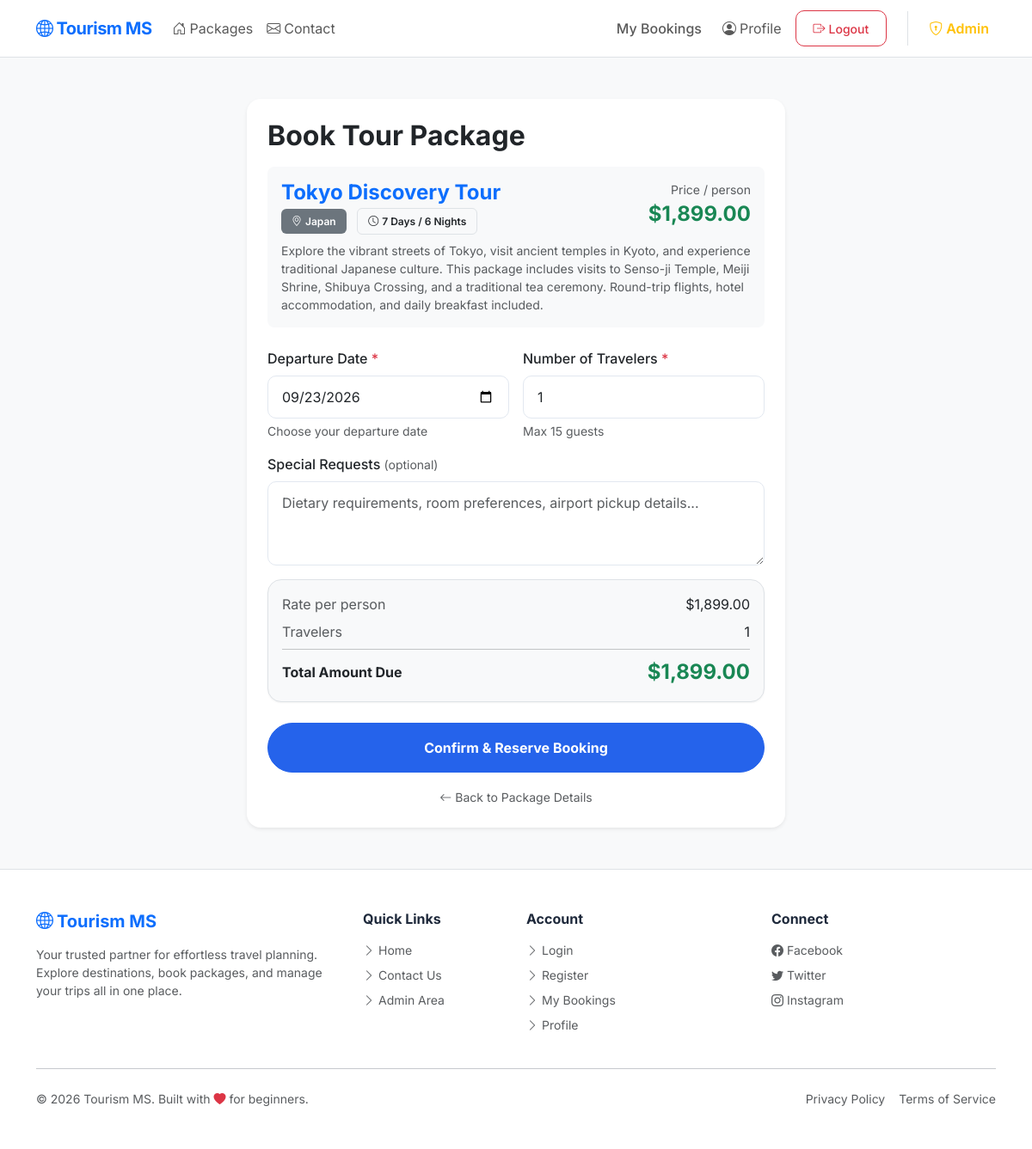
Screenshot of /booking.php?id=2 (signed in) with the database file from the repository.
### tables this page shows
CREATE TABLE IF NOT EXISTS packages (
    id INT AUTO_INCREMENT PRIMARY KEY,
    name VARCHAR(255) NOT NULL,
    destination VARCHAR(255) NOT NULL,
    duration VARCHAR(100) NOT NULL,
    description TEXT,
    price DECIMAL(10, 2) NOT NULL,
    image VARCHAR(500),
    is_active TINYINT(1) NOT NULL DEFAULT 1,
    featured TINYINT(1) NOT NULL DEFAULT 0,
    max_travelers INT NULL DEFAULT 20,
    created_at TIMESTAMP DEFAULT CURRENT_TIMESTAMP,
    updated_at TIMESTAMP DEFAULT CURRENT_TIMESTAMP ON UPDATE CURRENT_TIMESTAMP,
    INDEX idx_packages_destination (destination),
    INDEX idx_packages_price (price),
    INDEX idx_packages_active (is_active)
);

### src/helpers/helpers.php (called while the page is built, shortened)
<?php
function e(string $string): string
{
    return htmlspecialchars($string, ENT_QUOTES, 'UTF-8');
}
function formatPrice(float $price): string
{
    return '$' . number_format($price, 2);
}

### public/booking.php (the view, shortened to what this page needs)
<?php
require_once __DIR__ . '/../src/helpers/helpers.php';
$package_id = (int)($_GET['id'] ?? 0);
$pdo = getDbConnection();
$stmt = $pdo->prepare("SELECT * FROM packages WHERE id = ?");
$stmt->execute([$package_id]);
$package = $stmt->fetch();
$travel_date = '';
$travelers = 1;
$special_requests = '';
$min_date = date('Y-m-d', strtotime('+1 day'));
$max_date = date('Y-m-d', strtotime('+1 year'));
?>
<?php include __DIR__ . '/../src/views/public/header.php'; ?>
<div class="container my-5" style="max-width: 650px;">
    <div class="card border-0 shadow-sm p-4">
        <h2 class="fw-bold mb-3">Book Tour Package</h2>
        <div class="mb-4 p-3 bg-light rounded-3">
            <div class="d-flex justify-content-between align-items-start mb-2">
                <div>
                    <h4 class="text-primary fw-bold mb-1"><?= e($package['name']) ?></h4>
                    <span class="badge bg-secondary me-2"><i class="bi bi-geo-alt me-1"></i><?= e($package['destination']) ?></span>
                    <span class="badge bg-light text-dark border"><i class="bi bi-clock me-1"></i><?= e($package['duration']) ?></span>
                </div>
                <div class="text-end">
                    <span class="text-muted small d-block">Price / person</span>
                    <span class="fs-4 text-success fw-bold"><?= formatPrice($package['price']) ?></span>
                </div>
            </div>
            <p class="text-muted small mb-0"><?= e($package['description']) ?></p>
        </div>
        <form method="POST" id="bookingForm">
            <div class="row g-3 mb-3">
                <div class="col-md-6">
                    <label class="form-label fw-medium">Departure Date <span class="text-danger">*</span></label>
                    <input type="date" name="travel_date" class="form-control" min="<?= $min_date ?>" max="<?= $max_date ?>" value="<?= e($travel_date ?: $min_date) ?>" required>
                    <div class="form-text">Choose your departure date</div>
                </div>
                <div class="col-md-6">
                    <label class="form-label fw-medium">Number of Travelers <span class="text-danger">*</span></label>
                    <input type="number" id="travelersInput" name="number_of_travelers" class="form-control" min="1" max="<?= e($package['max_travelers'] ?? 20) ?>" value="<?= e((string)$travelers) ?>" required>
                    <div class="form-text">Max <?= e($package['max_travelers'] ?? 20) ?> guests</div>
                </div>
            </div>
            <div class="mb-3">
                <label class="form-label fw-medium">Special Requests <span class="text-muted small fw-normal">(optional)</span></label>
                <textarea name="special_requests" class="form-control" rows="3" placeholder="Dietary requirements, room preferences, airport pickup details..."><?= e($special_requests) ?></textarea>
            </div>
            <div class="card border bg-light mb-4">
                <div class="card-body p-3">
                    <div class="d-flex justify-content-between mb-2">
                        <span class="text-muted">Rate per person</span>
                        <span><?= formatPrice($package['price']) ?></span>
                    </div>
                    <div class="d-flex justify-content-between mb-2">
                        <span class="text-muted">Travelers</span>
                        <span id="travelersCount">1</span>
                    </div>
                    <hr class="my-2">
                    <div class="d-flex justify-content-between align-items-center">
                        <span class="fw-bold">Total Amount Due</span>
                        <span class="fs-4 fw-bold text-success" id="totalPriceDisplay"><?= formatPrice($package['price']) ?></span>
                    </div>
                </div>
            </div>
            <button type="submit" class="btn btn-primary w-100 py-3 fw-bold rounded-pill">Confirm & Reserve Booking</button>
        </form>
        <div class="mt-3 text-center">
            <a href="package_details.php?id=<?= $package['id'] ?>" class="text-decoration-none text-muted small"><i class="bi bi-arrow-left me-1"></i>Back to Package Details</a>
        </div>
    </div>
</div>
<?php include __DIR__ . '/../src/views/public/footer.php'; ?>

### public/css/style.css (style rules this page uses)
:root { --primary: #2563eb; --primary-dark: #1d4ed8; --secondary: #64748b; --success: #10b981; --background: #f8fafc; --white: #ffffff; --text-main: #1e293b; --text-muted: #64748b; --border: #e2e8f0; --shadow-sm: 0 1px 2px 0 rgb(0 0 0 / 0.05); --shadow: 0 4px 6px -1px rgb(0 0 0 / 0.1), 0 2px 4px -2px rgb(0 0 0 / 0.1); --shadow-md: 0 10px 15px -3px rgb(0 0 0 / 0.1), 0 4px 6px -4px rgb(0 0 0 / 0.1); }
html { scroll-behavior: smooth; }
body { font-family: 'Inter', system-ui, -apple-system, sans-serif; background-color: var(--background); color: var(--text-main); -webkit-font-smoothing: antialiased; }
.card { border: 1px solid var(--border); border-radius: 16px; background: var(--white); box-shadow: var(--shadow-sm); transition: all 0.3s cubic-bezier(0.4, 0, 0.2, 1); }
.btn { border-radius: 10px; padding: 0.6rem 1.25rem; font-weight: 500; transition: all 0.2s; }
.btn-primary { background-color: var(--primary); border-color: var(--primary); }
.form-control { border-radius: 10px; padding: 0.75rem 1rem; border: 1px solid var(--border); }
.badge { padding: 0.5rem 0.75rem; border-radius: 6px; font-weight: 600; }

### rows the page displays
packages: name "Tokyo Discovery Tour", destination "Japan", duration "7 Days / 6 Nights", price "$1,899.00", description "Explore the vibrant streets of Tokyo, visit ancient temples in Kyoto, and experience traditional Japanese culture. This package includes visits to Senso-ji Temple, Meiji Shrine, Shibuya Crossing, and a traditional tea ceremony. Round-trip flights, hotel accommodation, and daily breakfast included.", max_travelers "15"

### other values shown
APP_NAME "Tourism MS"
